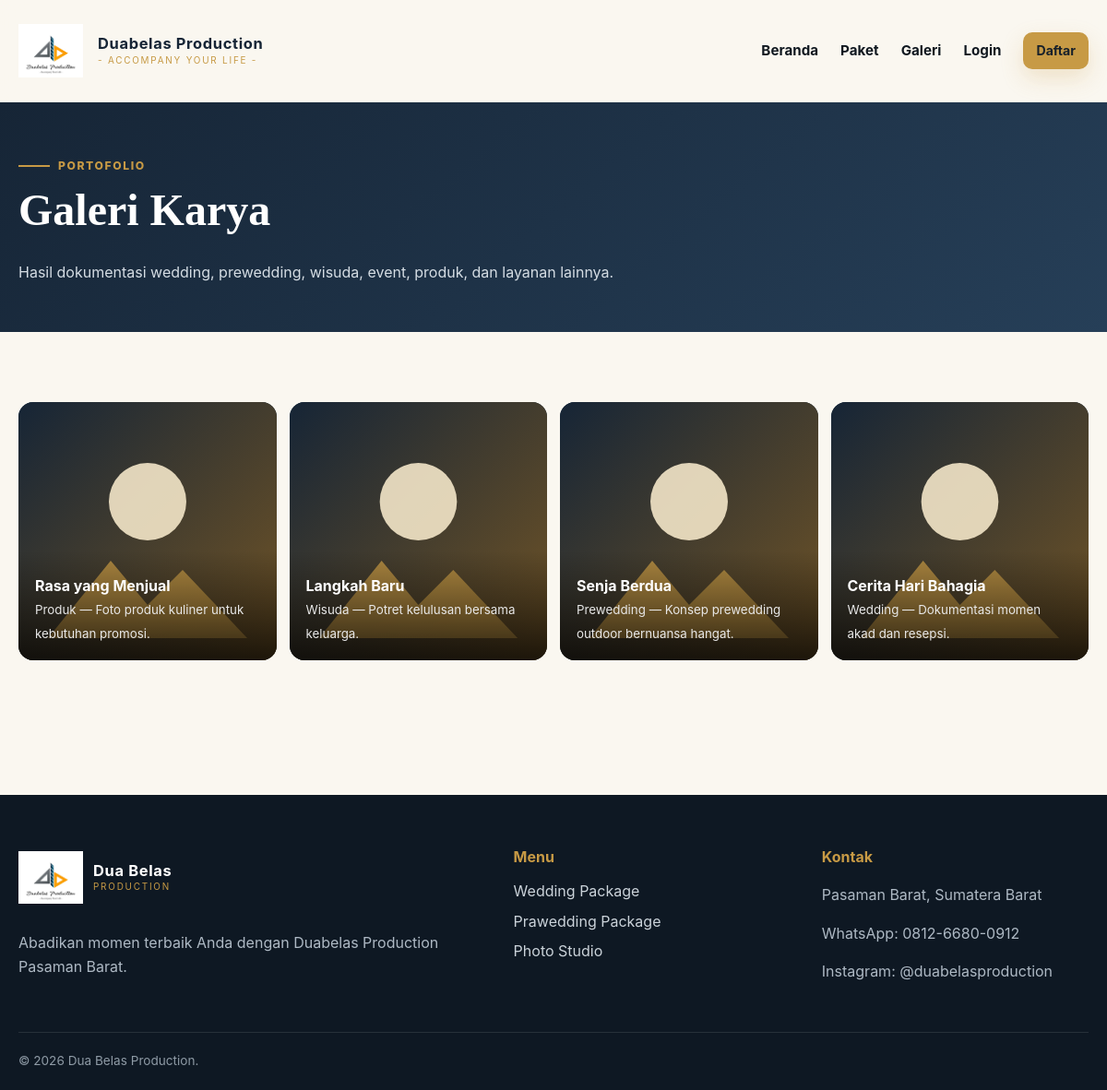
/gallery.php, run on the app's committed database.
### tables this page shows
CREATE TABLE IF NOT EXISTS gallery (
    id INT UNSIGNED AUTO_INCREMENT PRIMARY KEY,
    title VARCHAR(140) NOT NULL,
    category VARCHAR(80) NOT NULL,
    description TEXT DEFAULT NULL,
    photo VARCHAR(255) DEFAULT NULL,
    status ENUM('active','inactive') NOT NULL DEFAULT 'active',
    created_at TIMESTAMP DEFAULT CURRENT_TIMESTAMP,
    updated_at TIMESTAMP DEFAULT CURRENT_TIMESTAMP ON UPDATE CURRENT_TIMESTAMP
);

### config/app.php (called while the page is built, shortened)
<?php
function url(string $path = ''): string
{
    return BASE_URL . ($path !== '' ? '/' . ltrim($path, '/') : '');
}
function asset(string $path): string
{
    return url('assets/' . ltrim($path, '/'));
}
function e(?string $value): string
{
    return htmlspecialchars((string) $value, ENT_QUOTES, 'UTF-8');
}

### gallery.php (the view, shortened to what this page needs)
<?php
require_once __DIR__ . '/config/database.php';
$items = $pdo->query("SELECT * FROM gallery WHERE status = 'active' ORDER BY id DESC")->fetchAll();
require __DIR__ . '/includes/header.php';
?>
<section class="page-hero"><div class="container"><span class="eyebrow">Portofolio</span><h1>Galeri Karya</h1><p>Hasil dokumentasi wedding, prewedding, wisuda, event, produk, dan layanan lainnya.</p></div></section>
<section class="section"><div class="container">
    <?php if (!$items): ?><div class="empty">Galeri belum tersedia.</div><?php else: ?><div class="gallery-grid"><?php foreach ($items as $item): ?><article class="gallery-item"><img src="<?= $item['photo'] ? url('uploads/gallery/' . $item['photo']) : asset('img/default-gallery.svg') ?>" alt="<?= e($item['title']) ?>"><div class="gallery-caption"><strong><?= e($item['title']) ?></strong><small><?= e($item['category']) ?><?= $item['description'] ? ' — ' . e($item['description']) : '' ?></small></div></article><?php endforeach; ?></div><?php endif; ?>
</div></section>
<?php require __DIR__ . '/includes/footer.php'; ?>

### assets/css/style.css (style rules this page uses)
:root { --ink: #101820; --navy: #162536; --navy-2: #22384f; --gold: #c79a45; --gold-soft: #f3e6c8; --cream: #faf7f0; --paper: #ffffff; --muted: #6f7780; --line: #e4e0d8; --success: #1f7a4d; --danger: #b44141; --warning: #a66a12; --info: #316b8f; --shadow: 0 18px 45px rgba(16, 24, 32, .10); --radius: 18px; }
* { box-sizing: border-box; }
html { scroll-behavior: smooth; }
body { margin: 0; font-family: Inter, ui-sans-serif, system-ui, -apple-system, BlinkMacSystemFont, "Segoe UI", sans-serif; color: var(--ink); background: var(--cream); line-height: 1.6; }
img { max-width: 100%; display: block; }
.container { width: min(1160px, calc(100% - 32px)); margin-inline: auto; }
.eyebrow { display: inline-flex; align-items: center; gap: 9px; color: var(--gold); font-weight: 800; text-transform: uppercase; letter-spacing: .13em; font-size: .76rem; }
.eyebrow::before { content: ''; width: 34px; height: 2px; background: currentColor; }
.section { padding: 76px 0; }
.gallery-grid { display: grid; grid-template-columns: repeat(4, 1fr); gap: 14px; }
.gallery-item { position: relative; border-radius: 16px; overflow: hidden; min-height: 230px; background: var(--navy-2); }
.gallery-item img { width: 100%; height: 100%; object-fit: cover; transition: transform .3s ease; }
.gallery-caption { position: absolute; inset: auto 0 0; padding: 26px 18px 16px; color: #fff; background: linear-gradient(transparent, rgba(0, 0, 0, .75)); }
.gallery-caption strong { display: block; }
.gallery-caption small { color: #e8e8e8; }
.page-hero { padding: 52px 0; background: linear-gradient(140deg, var(--navy), #263f58); color: #fff; }
.page-hero h1 { margin: 0; font-family: Georgia, "Times New Roman", serif; font-size: clamp(2.1rem, 4vw, 3.5rem); }
.page-hero p { color: #d5dde4; max-width: 700px; margin-bottom: 0; }

### data on the page
gallery: title "Rasa yang Menjual", category "Produk", description "Foto produk kuliner untuk kebutuhan promosi."
gallery: title "Langkah Baru", category "Wisuda", description "Potret kelulusan bersama keluarga."
gallery: title "Senja Berdua", category "Prewedding", description "Konsep prewedding outdoor bernuansa hangat."
gallery: title "Cerita Hari Bahagia", category "Wedding", description "Dokumentasi momen akad dan resepsi."
